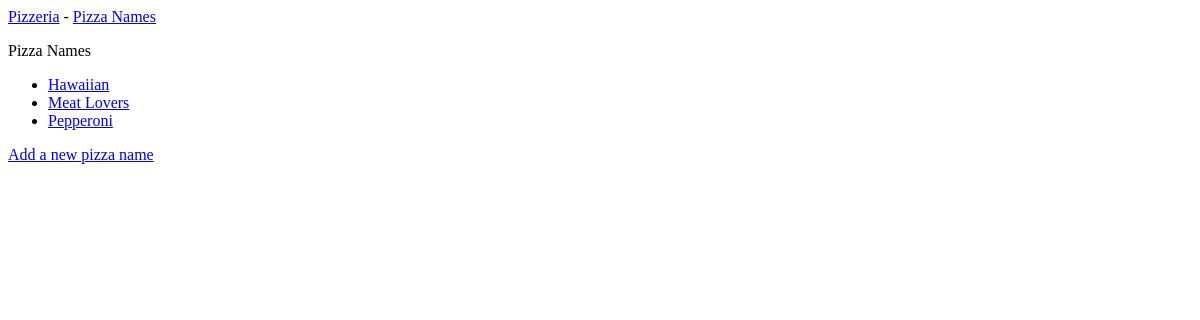
The app's page /pizzanames/, older data.
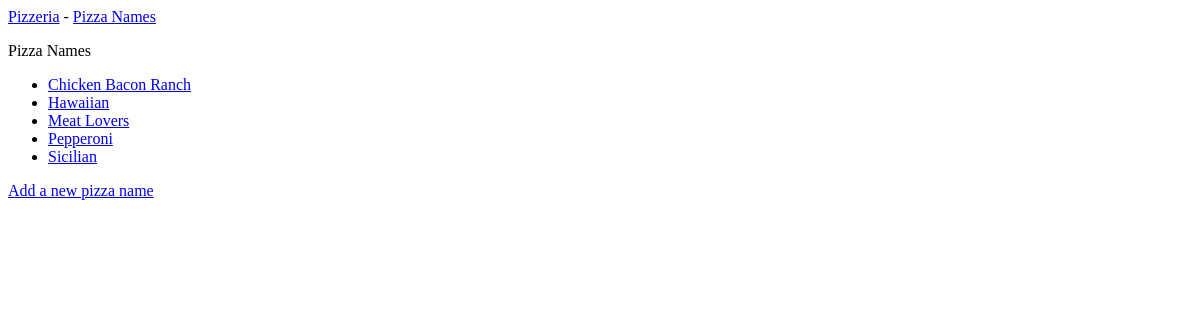
The same page, newer data.
### pizzas/models.py (models this page shows)
class PizzaName(models.Model):
    text = models.CharField(max_length=200)
    def __str__(self):
        return self.text

### pizzas/views.py (the view)
# urls.py: path('pizzanames/', views.pizzanames, name='pizzanames'),
def pizzanames(request):
    pizzanames = PizzaName.objects.order_by('text')
    context = {'pizzanames': pizzanames}
    return render(request, 'pizzas/pizzanames.html', context)

### pizzas/templates/pizzas/pizzanames.html
{% extends "pizzas/base.html" %}
{% block content %}
  <p>Pizza Names</p>
  <ul>
    {% for pizzaname in pizzanames %}
      <li>
        <a href="{% url 'pizzas:pizzaname' pizzaname.id %}">{{pizzaname}}</a>
      </li>
    {% empty %}
      <li>No Pizza Names have been added yet.</li>
    {% endfor %}
  </ul>
  <a href="{% url 'pizzas:new_pizzaname' %}">Add a new pizza name</a>
{% endblock content %}

Row changes from the older to the newer data that the page shows:
added PizzaName: text "Chicken Bacon Ranch"
added PizzaName: text "Sicilian"
